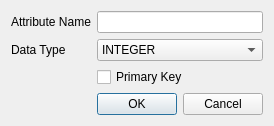
<?xml version="1.0" encoding="UTF-8"?>
<ui version="4.0">
 <class>AttributeDialog</class>
 <widget class="QDialog" name="AttributeDialog">
  <property name="windowTitle">
   <string>Add Attribute</string>
  </property>
  <layout class="QFormLayout" name="formLayout">

   <item row="0" column="0">
    <widget class="QLabel" name="labelAttrName">
     <property name="text">
      <string>Attribute Name</string>
     </property>
    </widget>
   </item>
   <item row="0" column="1">
    <widget class="QLineEdit" name="attributeNameEdit"/>
   </item>

   <item row="1" column="0">
    <widget class="QLabel" name="labelType">
     <property name="text">
      <string>Data Type</string>
     </property>
    </widget>
   </item>
   <item row="1" column="1">
    <widget class="QComboBox" name="typeCombo">
     <item><property name="text"><string>INTEGER</string></property></item>
     <item><property name="text"><string>TEXT</string></property></item>
     <item><property name="text"><string>REAL</string></property></item>
     <item><property name="text"><string>DATE</string></property></item>
    </widget>
   </item>

   <item row="2" column="1">
    <widget class="QCheckBox" name="primaryKeyCheck">
     <property name="text">
      <string>Primary Key</string>
     </property>
    </widget>
   </item>

   <item row="3" column="1">
    <widget class="QDialogButtonBox" name="buttonBox">
     <property name="standardButtons">
      <set>QDialogButtonBox::Ok|QDialogButtonBox::Cancel</set>
     </property>
    </widget>
   </item>

  </layout>
 </widget>
 <resources/>
 <connections/>
</ui>
